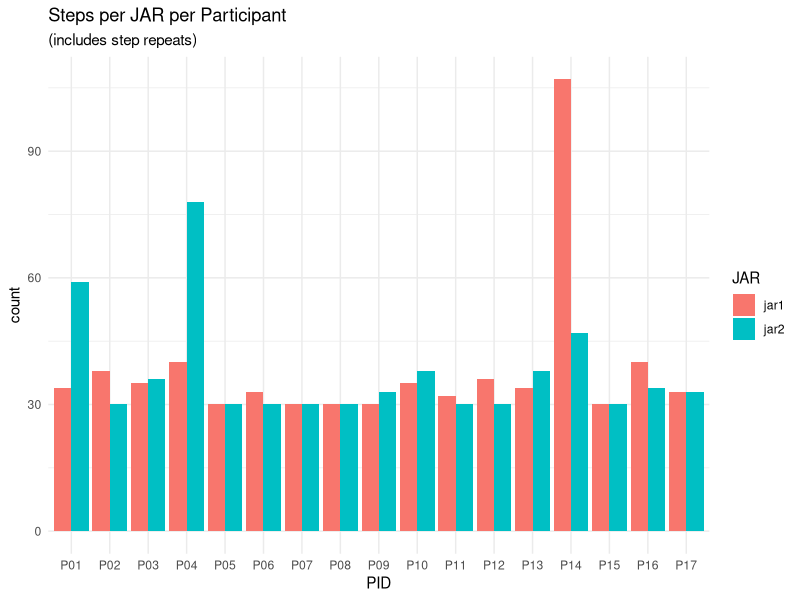
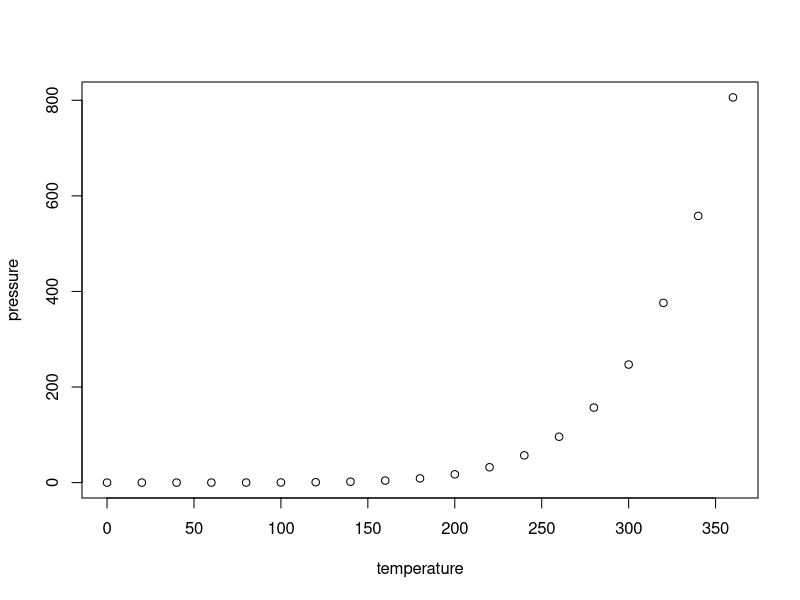

These charts were generated, in order, by the following R code:
## ---- chunk 1
knitr::opts_chunk$set(echo = TRUE)
library(Hmisc) # %nin% operator
library(tidyverse) #all the things
library(dplyr) #all the things

## ---- chunk 2

df_steps <- read_csv("data/test.csv", col_select = 
                       c(`Document name`,
                         `Code`),
                     show_col_types=FALSE) %>% 
    separate('Document name', into = c("PID", "JAR","FORMAT"), sep = "_") %>% 
    separate('Code', into = c("MASTER_STEP", "STEP"), sep = '>') %>% 
  mutate(
    PID = as_factor(PID),
    JAR = as_factor(JAR),
    FORMAT = as_factor(FORMAT),
    STEP = as_factor(STEP)
  )


## ---- chunk 3

print('Number of steps per jar per participant')
table(df_steps$PID, df_steps$JAR)


df_steps %>% 
  ggplot(aes(x=PID, fill=JAR))+
    geom_bar(position="dodge") + 
  theme_minimal() + 
  labs(title = "Steps per JAR per Participant",
       subtitle = "(includes step repeats)")


## ---- chunk 4
summary(cars)
## ---- chunk 5
plot(pressure)
